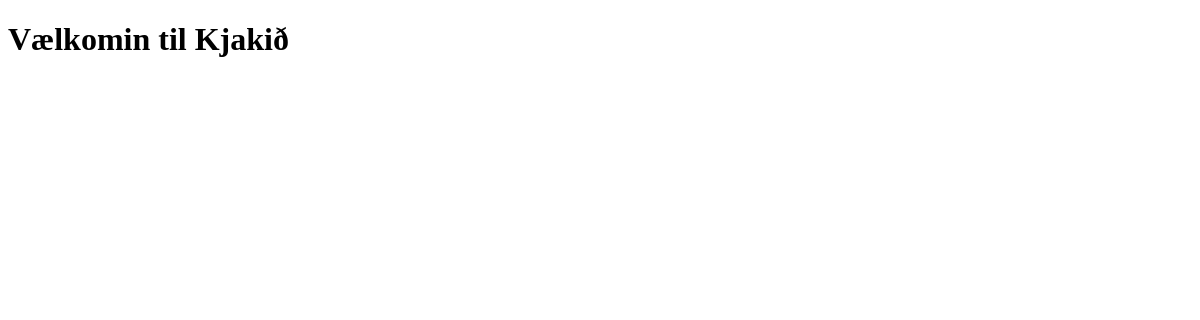
/, run on an earlier commit of the app's database.
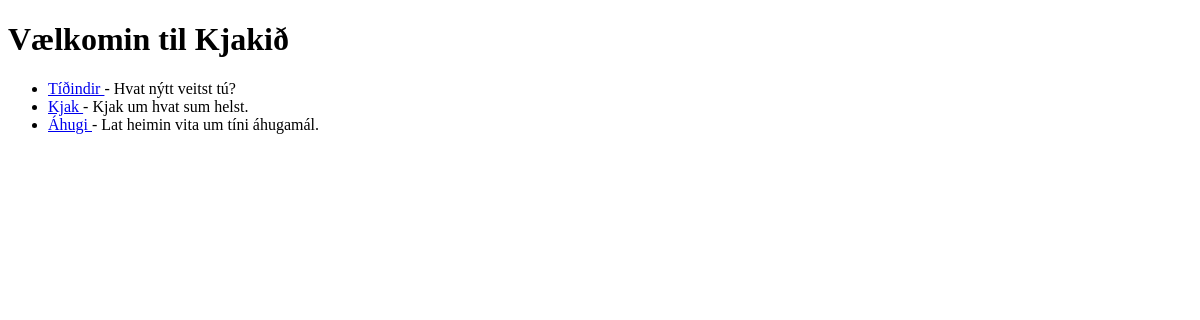
And on a later commit of the database.
### tables this page shows
CREATE TABLE IF NOT EXISTS `kjak_table` (
  `forum_id` int(11) NOT NULL,
  `forum_name` varchar(255) NOT NULL,
  `description` text DEFAULT NULL,
  `created_at` timestamp NOT NULL DEFAULT current_timestamp()
);

### www/index.php (the view, shortened to what this page needs)
<?php
include 'conn.php';
try {
    $sql = "SELECT forum_id, forum_name, description FROM kjak_table";
    $stmt = $pdo->prepare($sql);
    $stmt->execute();
    $forums = $stmt->fetchAll();
} catch (Exception $e) {
    die("Error: " . $e->getMessage());
}
?>
<!DOCTYPE html>
<html lang="en">
<head>
</head>
<body>
    <h1>Vælkomin til Kjakið</h1>
    <ul>
        <?php foreach ($forums as $forum): ?>
            <li>
                <a href="view_forum.php?forum_id=<?php echo htmlspecialchars($forum['forum_id']); ?>">
                    <?php echo htmlspecialchars($forum['forum_name']); ?>
                </a>
                - <?php echo htmlspecialchars($forum['description']); ?>
            </li>
        <?php endforeach; ?>
    </ul>
</body>
</html>

What changed in the data, as far as the page shows it:
added kjak_table: forum_name "Tíðindir", description "Hvat nýtt veitst tú?"
added kjak_table: forum_name "Kjak", description "Kjak um hvat sum helst."
added kjak_table: forum_name "Áhugi", description "Lat heimin vita um tíni áhugamál."
